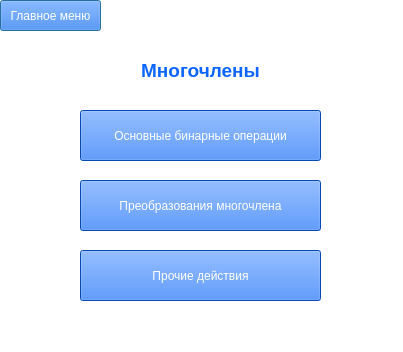
<?xml version="1.0" encoding="UTF-8"?>
<ui version="4.0">
 <class>PModulesWindowMain</class>
 <widget class="QDialog" name="PModulesWindowMain">
  <property name="geometry">
   <rect>
    <x>0</x>
    <y>0</y>
    <width>403</width>
    <height>352</height>
   </rect>
  </property>
  <property name="windowTitle">
   <string>Модули P</string>
  </property>
  <property name="styleSheet">
   <string notr="true">background-color: white</string>
  </property>
  <widget class="QPushButton" name="pushButton_main">
   <property name="geometry">
    <rect>
     <x>0</x>
     <y>0</y>
     <width>101</width>
     <height>31</height>
    </rect>
   </property>
   <property name="styleSheet">
    <string notr="true">color: white; background-color: #0D66FF;</string>
   </property>
   <property name="text">
    <string>Главное меню</string>
   </property>
  </widget>
  <widget class="QPushButton" name="pushButton_bin">
   <property name="geometry">
    <rect>
     <x>80</x>
     <y>110</y>
     <width>241</width>
     <height>51</height>
    </rect>
   </property>
   <property name="font">
    <font>
     <pointsize>9</pointsize>
    </font>
   </property>
   <property name="styleSheet">
    <string notr="true">color: white; background-color: #0D66FF;</string>
   </property>
   <property name="text">
    <string>Основные бинарные операции</string>
   </property>
  </widget>
  <widget class="QPushButton" name="pushButton_un">
   <property name="geometry">
    <rect>
     <x>80</x>
     <y>180</y>
     <width>241</width>
     <height>51</height>
    </rect>
   </property>
   <property name="font">
    <font>
     <pointsize>9</pointsize>
    </font>
   </property>
   <property name="styleSheet">
    <string notr="true">color: white; background-color: #0D66FF;</string>
   </property>
   <property name="text">
    <string>Преобразования многочлена</string>
   </property>
  </widget>
  <widget class="QLabel" name="label">
   <property name="geometry">
    <rect>
     <x>0</x>
     <y>50</y>
     <width>401</width>
     <height>41</height>
    </rect>
   </property>
   <property name="font">
    <font>
     <pointsize>14</pointsize>
     <weight>75</weight>
     <bold>true</bold>
    </font>
   </property>
   <property name="styleSheet">
    <string notr="true">color: #0D66FF;</string>
   </property>
   <property name="text">
    <string>Многочлены</string>
   </property>
   <property name="alignment">
    <set>Qt::AlignCenter</set>
   </property>
  </widget>
  <widget class="QPushButton" name="pushButton_other">
   <property name="geometry">
    <rect>
     <x>80</x>
     <y>250</y>
     <width>241</width>
     <height>51</height>
    </rect>
   </property>
   <property name="font">
    <font>
     <pointsize>9</pointsize>
    </font>
   </property>
   <property name="styleSheet">
    <string notr="true">color: white; background-color: #0D66FF;</string>
   </property>
   <property name="text">
    <string>Прочие действия</string>
   </property>
  </widget>
 </widget>
 <resources/>
 <connections/>
</ui>
